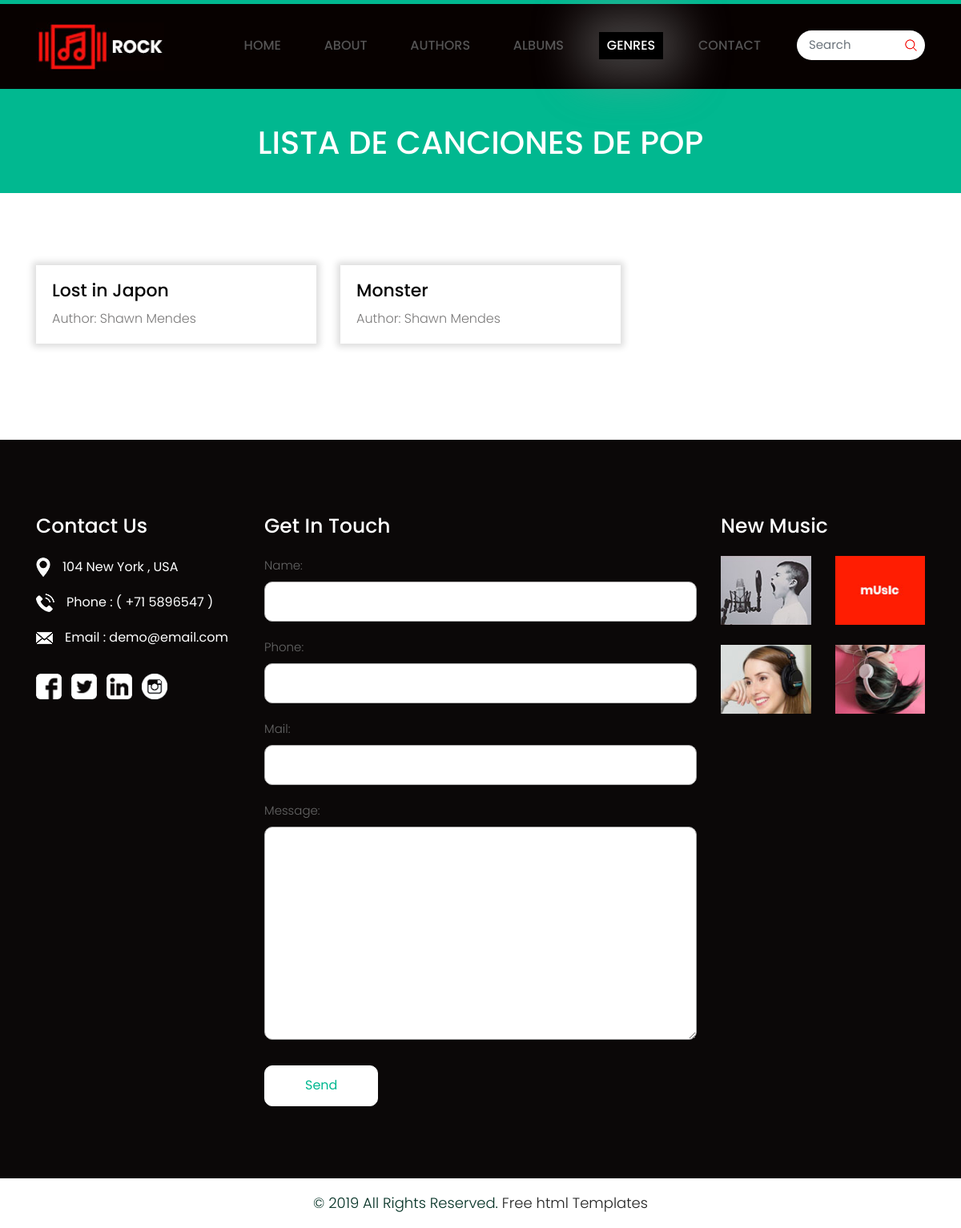
The page /top100/genre/1/ on the database as committed earlier.
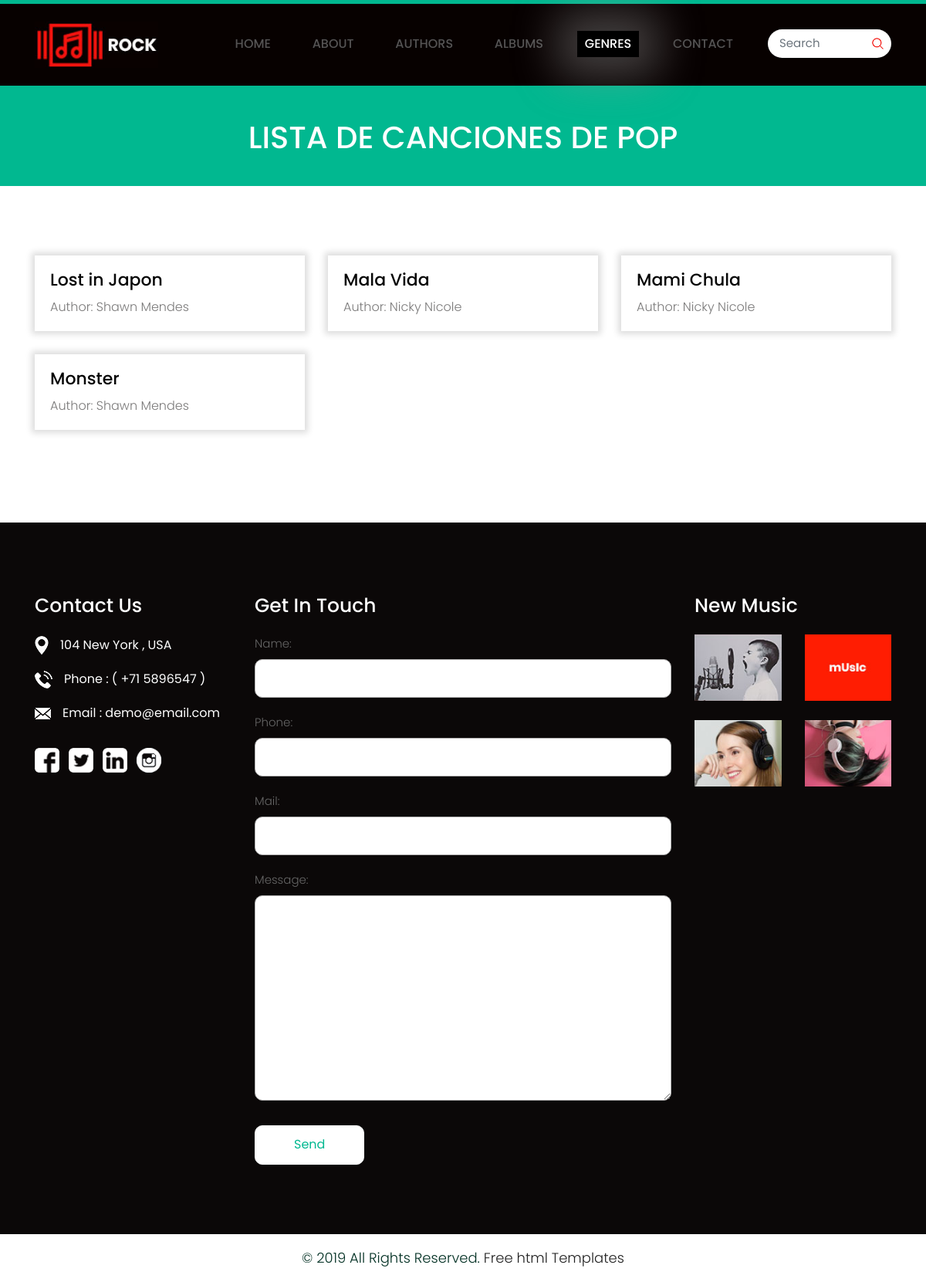
The same page on the database as committed later.
### top100_app/models.py (models this page shows, shortened)
class Song(models.Model):
    name = models.CharField(max_length=20)
    author = models.ForeignKey(Author, on_delete=models.CASCADE)
    genre = models.ManyToManyField(Genre)
    repros = models.IntegerField()

class Author(models.Model):
    name = models.CharField(max_length = 30, default='Name')
    info = models.CharField(max_length = 200, default='Information')
    image = models.ImageField(upload_to='top100_app/static/image/authors', null = True, blank=True, verbose_name='Image')
    def __str__(self):
        return "Author: " + self.name

### top100_app/views.py (the view, shortened to what this page needs)
def genre_details(request, genre_id):
    genre = get_object_or_404(Genre, pk=genre_id)
    form = ContactForm()
    song = Song.objects.filter(genre=get_object_or_404(Genre, pk=genre_id)).order_by('name')
    context = {
        'genre': genre,
        'form' : form,
        'song_list' : song
    }
    return render(request, "genre_details.html", context)

### top100_app/forms.py
class ContactForm(forms.Form):
    name = forms.CharField(widget=forms.TextInput(attrs={'class' : 'contactus'}), max_length= 100)
    phone = forms.CharField(widget=forms.TextInput(attrs={'class' : 'contactus'}), max_length= 13)
    mail = forms.CharField(widget=forms.TextInput(attrs={'class' : 'contactus'}), max_length= 100)
    message = forms.CharField(widget=forms.Textarea(attrs={'class' : 'textarea'}), max_length= 2000)

### top100_app/templates/genre_details.html
{% extends "base.html" %}
{% load static %}
    {% block active%}
    <li> <a href="{% url 'index'%}">Home</a> </li>
    <li> <a href="{% url 'about'%}">About</a> </li>
    <li> <a href="{% url 'author'%}"> Authors</a> </li>
    <li> <a href="{% url 'album'%}"> Albums</a> </li>
    <li class="active"> <a href="{% url 'genre'%}">Genres</a> </li>
    <li> <a href="{% url 'contact'%}">Contact</a> </li>
    {% endblock %}
    {% block body %}
                <div class="blogbg">
                    <div class="container">
                        <div class="row">
                            <div class="col-md-12">
                                <div class="blogtitlepage">
                                    <h2>Lista de canciones de {{genre.name}}</h2>
                                </div>
                            </div>
                        </div>
                    </div>
                </div>
                <div class="Lastestnews blog">
                    <div class="container">
                        <div class="row">
                            {% if genre %}
                                {% if song_list %}
                                    {% for c in song_list %}
                                        <div class="col-xl-4 col-lg-4 col-md-4 col-sm-12 margin">
                                            <div class="news-box">
                                                <h3>{{c.name}}</h3>
                                                <p>{{c.author}}</p>
                                            </div>
                                        </div>
                                    {% endfor%}
                                {% else %}
                                    <h1>THERE ARE NO SONGS OF THIS GENRE</h1>
                                {% endif %}
                            {% endif %}
                        </div>
                    </div>
                </div>
    {% endblock%}

Rows that differ between the two databases and show on the page:
now on this page (row unchanged): Song: name "Mala Vida", author "Author: Nicky Nicole"
added Song: name "Mami Chula", author "Author: Nicky Nicole"
